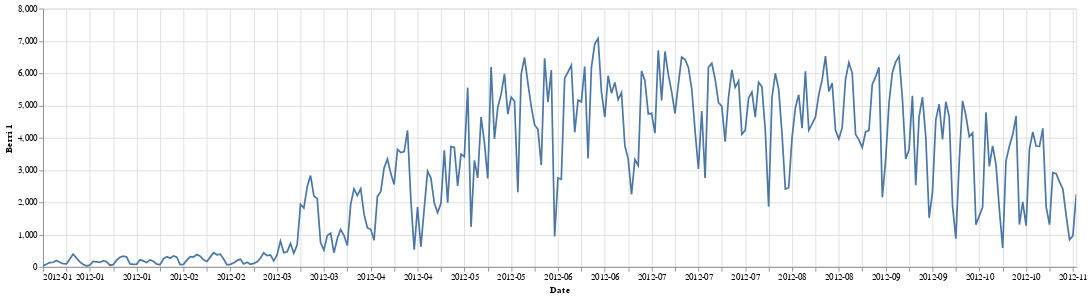

Notebook cell for this chart:
### Markdown cell above
<style>
    @font-face {
        font-family: "Computer Modern";
        src: url('http://mirrors.ctan.org/fonts/cm-unicode/fonts/otf/cmunss.otf');
    }
    div.cell{
        width:800px;
        margin-left:16% !important;
        margin-right:auto;
    }
    h1 {
        font-family: Helvetica, serif;
    }
    h4{
        margin-top:12px;
        margin-bottom: 3px;
       }
    div.text_cell_render{
        font-family: Computer Modern, "Helvetica Neue", Arial, Helvetica, Geneva, sans-serif;
        line-height: 145%;
        font-size: 130%;
        width:800px;
        margin-left:auto;
        margin-right:auto;
    }
    .CodeMirror{
            font-family: "Source Code Pro", source-code-pro,Consolas, monospace;
    }
    .text_cell_render h5 {
        font-weight: 300;
        font-size: 22pt;
        color: #4057A1;
        font-style: italic;
        margin-bottom: .5em;
        margin-top: 0.5em;
        display: block;
    }
    
    .warning{
        color: rgb( 240, 20, 20 )
        }

### Code cell
chart = (fixed_df.plot.line(
        x="Date",
        y="Berri 1" 
    )).properties(width=1200).configure_axisX(format="%Y-%m")
chart

### Figure 1 — Vega-Lite specification as saved in the notebook (floating-point values rounded to 4 significant figures; data arrays with more than 128 entries replaced by an {"elided": "..."} marker saying what was removed)
{"config": {"view": {"continuousWidth": 300, "continuousHeight": 300}, "axisX": {"format": "%Y-%m"}}, "data": {"name": "data-e5d87dae720a24fcab8044153a56ab0a"}, "mark": {"type": "line", "tooltip": true}, "encoding": {"x": {"field": "Date", "type": "temporal"}, "y": {"field": "Berri 1", "type": "quantitative"}}, "params": [{"name": "param_38", "select": {"type": "interval", "encodings": ["x", "y"]}, "bind": "scales"}], "width": 1200, "$schema": "https://vega.github.io/schema/vega-lite/v5.20.1.json", "datasets": {"data-e5d87dae720a24fcab8044153a56ab0a": {"elided": "310 records"}}}
